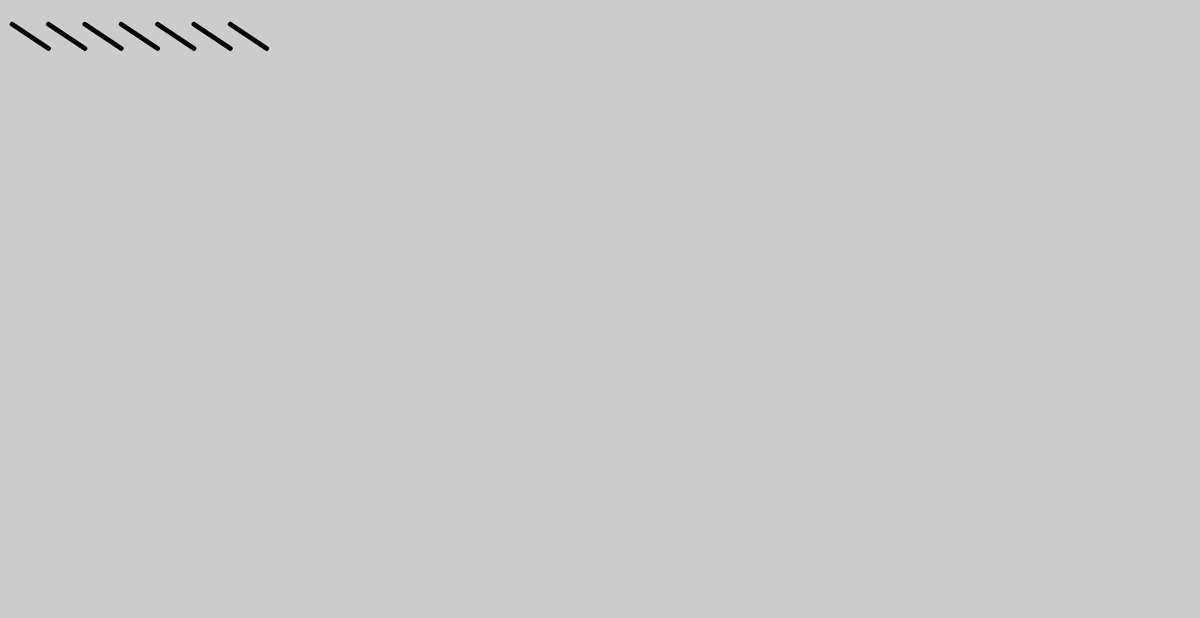
Frame 1 (no input)
Frame 60 (no input): identical to frame 1, image omitted
Frame 120 (the mouse pressed at the canvas centre since frame 60): identical to frame 1, image omitted

The p5.js sketch that drew this single still picture (run headless with seeded random() and noise() and a simulated clock; from frame 60 on, the mouse is pressed at the canvas centre):

// p5.js sketch
// ── sketch.js
//  Variables:


function setup() {
    createCanvas(1980, 1020);
    strokeWeight(8);
}

function draw() {
    background(204);
    // Without a Loop:
    line(20, 40, 80, 80);
    line(80, 40, 140, 80);
    line(140, 40, 200, 80);
    line(200, 40, 260, 80);
    line(260, 40, 320, 80);
    line(320, 40, 380, 80);
    line(380, 40, 440, 80);










}
